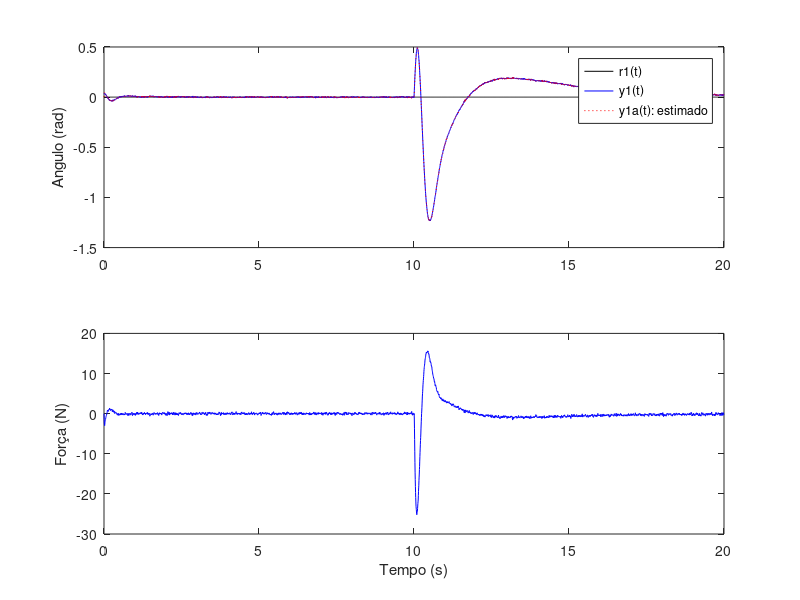
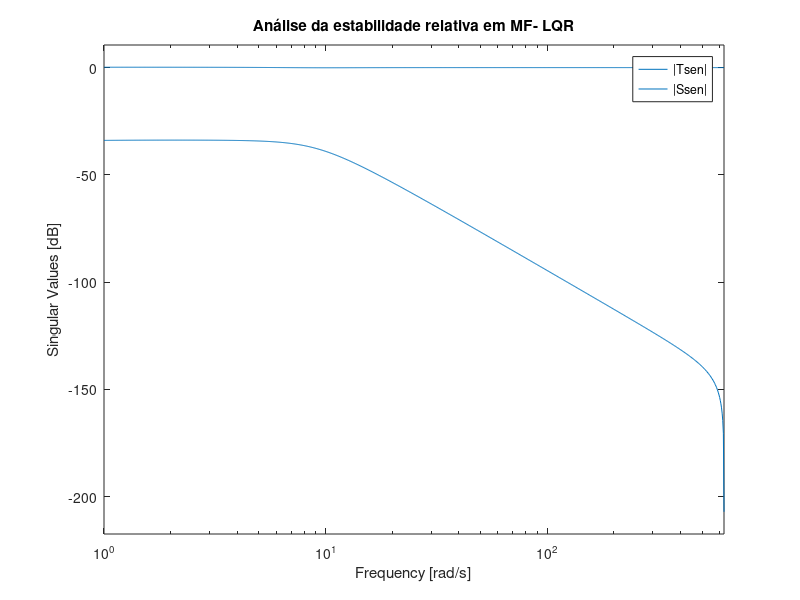
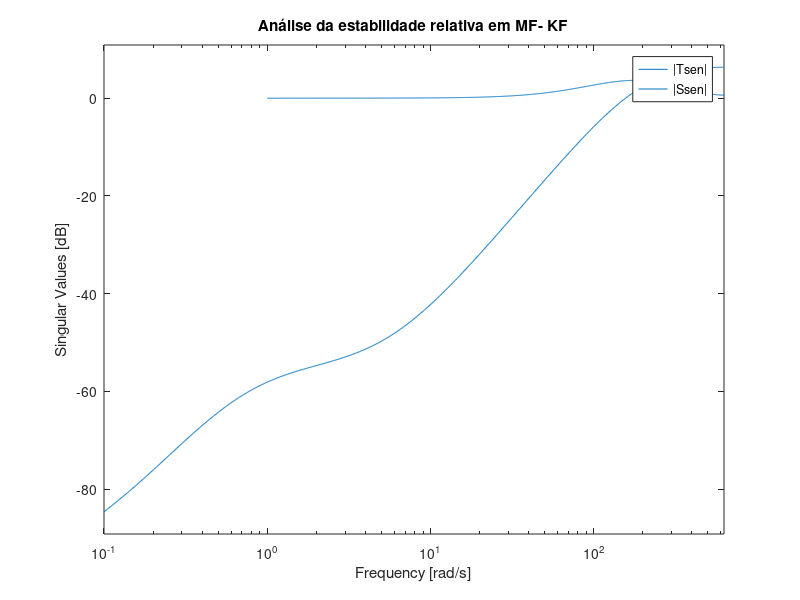

Reproduce these figures in MATLAB, in order.
%% Atividade 03: Análise da estabilidade relativa do controle digital do pêndulo invertido sobre carro (A2).
clear all; close all; clc;

%% Planta do pêndulo invertido 
% Ref.: https://ctms.engin.umich.edu/CTMS/index.php?example=InvertedPendulum&section=SystemModeling 
% A variável sensorialmente medida é a posição angular do pêndulo (em rad).
% Sinal de controle (u) é a Força aplicada sobre o carro (F) em Newtons.
% As variaveis de estado são:
    % x1 = x:       posição do carro em metros
    % x2 = x_dot:   velocidade do carro em m/s
    % x3 = phi:     angulo do pendulo (em rad)
    % x4 = phi_dot  velocidade angular do pendulo (rad/s)

%% Modelo em Espaço de Estados em Tempo Continuo
M = 0.5; m = 0.2; b = 0.1; I = 0.006; g = 9.8; l = 0.3; 
p = I*(M+m)+M*m*l^2; 

% Matrizes de estado
A = [0      1              0           0;
     0 -(I+m*l^2)*b/p  (m^2*g*l^2)/p   0;
     0      0              0           1;
     0 -(m*l*b)/p       m*g*l*(M+m)/p  0];

B = [   0; 
    (I+m*l^2)/p;
        0; 
      m*l/p];

C = [0 0 1 0]; ny = size(C,1); % sersor da posição angular do pêndulo
% C = [0 0 1 0; 0 0 1 0]; ny = size(C,1); % + sensor de posição do carro

D = zeros(ny,1);
    
sys_ss_c = ss(A,B,C,D, ...
    'statename', {'x' 'x_dot' 'phi' 'phi_dot'}, ...
    'inputname',{'u'}, ...
    'outputname', {'phi'})

% Analise dos poles e autovalores do sistema
disp('Autovalores contínuos do sistema:');
disp(eig(A)); % o polo 5.5651 é instavel (está no semiplano direito do plano s)

% Plot dos polos no plano S
% figure; rlocus(sys_ss_c);
% title('Disposição dos polos do modelo contínuo'); grid on; hold on;
% theta = linspace(0, 2*pi, 100);
% plot(cos(theta), sin(theta), '--', 'Color', [0.5 0.5 0.5]);
% axis equal;
% legend('Lugar da raiz', 'Círculo Unitário');

% Analise das maximas frequencias do sistema
disp('Verificando a frequência máxima do sistema:');
damp(sys_ss_c) 
f_max = max(damp(sys_ss_c));
disp(['> f_max = ' num2str(f_max) ' rad/s']);

%% Modelo em Espaço de Estado em Tempo Discreto 
v_factor = 200;                  % fator de velocidade da amostragem  
fs = (f_max*v_factor)/(2*pi);    % frequencia de amostragem (Hz) 
Ts = 1/fs;                       % periodo de amostragem (s) 
Ts = fix(v_factor*Ts)/v_factor; 

disp(['Período de Amostragem Ts = ' num2str(Ts) 's']);

% Discretizando o sistema
sys_ss_d = c2d(sys_ss_c, Ts)
[Ad, Bd, Cd, Dd] = ssdata(sys_ss_d);

% Compara o modelo contínuo com o discreto 
% Observa-se que os modelos divergem nas altas frequências.
% O sistema é instavel, pq na região de inversão de fase há o aumento do ganho.
% figure; bode(sys_ss_c, sys_ss_d); %title('Digrama de bode do modelo cont. e disc.');
% legend('Contínuo', 'Discreto', 'Location','southwest');

%% Modelo Aumentando em Espaço de Estado Discreto (adicionar o integrador)
Aa = [eye(ny, ny)   Cd*Ad;
      zeros(4, ny)  Ad];

Ba = [Cd*Bd;
       Bd];

Ca = [eye(ny, ny) zeros(ny, 4)];  

Da = Dd;

sys_ss_d_a = ss(Aa, Ba, Ca, Da, Ts,  ...
    'statename', {'x' 'x_dot' 'phi' 'phi_dot' 'int'}, ...
    'inputname',{'u'}, ...
    'outputname', {'phi'})

% figure; bode(sys_ss_d_a); grid; title('Digrama de bode do modelo aumentado');

% Analise dos poles e autovalores do sistema
disp('Autovalores discretos do sistema aumentado:');
disp(eig(Aa)); % o polo 1.0282 é instavel (está fora do circulo únitario no plano z)
               % aparentemente a variavel na posição pendulo já é uma
               % variavel integradora (a mesma se acumula ao longo do tempo)

%% Testes de Controlabilidade e Observabilidade
n = length(Aa);     % Número de variaveis de estado (o integrador é considerado)
Co = ctrb(Aa, Ba);  % Matriz de Controlabilidade
Ob = obsv(Aa, Ca);  % Matriz de Observabilidade

disp('Verificação da Controlabilidade:');
disp(['> rank(Co) = ' num2str(rank(Co))]);
if rank(Co) == n
    disp(['== ' num2str(n) ' - O sistema é controlável' ]);
else
    disp(['!= ' num2str(n) ' - O sistema não é controlável' ]);
end

disp('Verificação da Observabilidade:');
disp(['> rank(Ob) = ' num2str(rank(Ob))]);
if rank(Ob) == n
    disp(['== ' num2str(n) ' - O sistema é observável' ]);
else
    disp(['!= ' num2str(n) ' - O sistema não é observável' ]);
end

%% Controlador LQR
disp('Controlador LQR');
%Teste 0
             % y1  x  x_dot  phi  phi_dot  
Q_lqr = diag([ 1   1    1     1      1 ]);  % peso das variaveis 
R_lqr = 1;                                  % peso do esforço de controle

% Teste1
% Q_lqr = diag([0.1 0.1 100 0.1 0.5]); % peso alto para phi
% R_lqr = 1; % controle ainda penalizado normalmente
 
% Teste2
% Q_lqr = diag([1 1 100 1 1]);
% R_lqr = 10;

% Teste3
% Q_lqr = diag([1 10 100 10 1]);
% R_lqr = 1;

disp('Verificação da Detectabilidade (p/ o LQR):');
Ob_dec_lqr = obsv(Aa', sqrt(Q_lqr)');
disp(['> rank(obsv(Aa^(T), sqrt(Q_lqr)^(T))) = ' num2str(rank(Ob_dec_lqr))]);

if rank(Ob_dec_lqr) == n
    disp(['== ' num2str(n) ' - O sistema é detectável' ]);
else
    disp(['!= ' num2str(n) ' - O sistema não é detectável' ]);
end

% Calculo da matriz P pela Equação a Diferenças de Riccati
P = 1e6*eye(n, n); p_samples = 1000; 
for i = 1:p_samples
    P = Aa'*P*Aa -Aa'*P*Ba*inv(Ba'*P*Ba+R_lqr)*Ba'*P*Aa+Q_lqr;
    traceP(i)=trace(P); 
end
% figure; plot(traceP); ylabel('Traço de P - LQR'); xlabel('Amostras');

% Calculo do Ganho
K = ( Aa'*P*Ba*inv(Ba'*P*Ba+R_lqr) )';
disp('LQG K = '); disp(K);

% Analise dos poles e autovalores do sistema
disp('Autovalores do controlador LQR:');
disp(eig(Aa-Ba*K)); % precisam ser estaveis (está dentro do circulo únitario no plano z)

%% Filtro de Kalman
disp('Filtro de Kalman');
             % y1  x  x_dot  phi  phi_dot  
Q_kf = diag([ 1   1    1     1      1 ]);  % peso das variaveis 
R_kf = 1;                                  % ruído da medição

disp('Verificação da Detectabilidade (p/ o Filtro de Kalman):');
Ob_dec_kf = obsv(Aa', sqrt(Q_kf)');
disp(['> rank(obsv(Aa^(T), sqrt(Q_kf)^(T))) = ' num2str(rank(Ob_dec_kf))]);

if rank(Ob_dec_kf) == n
    disp(['== ' num2str(n) ' - O sistema é detectável' ]);
else
    disp(['!= ' num2str(n) ' - O sistema não é detectável' ]);
end

% Calculo da matriz P pela Equação a Diferenças de Riccati
Po = 1e6*eye(n, n); p_samples = 1000; 
for i = 1:p_samples
    Po = Aa*Po*Aa' -Aa*Po*Ca'*inv(Ca*Po*Ca'+R_kf)*Ca*Po*Aa'+Q_kf;
    tracePo(i)=trace(Po); 
end
% figure; plot(tracePo); ylabel('Traço de P - Filtros de Kalman'); xlabel('Amostras');

% Calculo do Ganho
L = ( Aa*Po*Ca'*inv(Ca*Po*Ca'+R_kf) );
disp('KF L = '); disp(L);

% Analise dos poles e autovalores do sistema
disp('Autovalores do filtros de Kalman:');
disp(eig(Aa-L*Ca)); % precisam ser estaveis (está dentro do circulo únitario no plano z)

%% Simulação do controlador LQG
t_f = 20;           % temos de simulação
N = round(t_f/Ts);  % número de amostras
t = 0:Ts:N*Ts-Ts;   % vetor de tempo discreto
    
    % Sinal de referencia
    r1(1:5) = 0; r1(6:N) = 0;

    % Disturbios na entrada e saida
    w1 = 0*wgn(1, N, 1e-3, 'linear'); % ruido
    w2(1:round(N/2)) = 0; w2(round(N/2)+1:N) = 1*0.0349; % deformação de ~2 graus sobre o pendulo

    v1 = 1*wgn(1, N, 1e-5, 'linear'); % ruido no sensor
    v2(1:round(N/2)) = 0; v2(round(N/2)+1:N) =+0.2*0;

    % Condições iniciais do modelo nominal
                % x  x_dot    phi    phi_dot
    x(:,:, 1) = [0;  0;    0.0349;     0];   % entrada
    y(:,:, 1) = C*x(:,:, 1);                 % saida
    u(1) = 0;                                % sinal de controle

    % Condições iniciais do modelo aumentado
                % y1  x  x_dot  phi  phi_dot
    xa(:,:, 1) = [0;  0;    0;     0;     0];   % entrada
    ya(:,:, 1) = Ca*xa(:,:, 1);                 % saida
    du(1) = 0;                                  % sinal de controle

    % Condições iniciais das variaveis estimadas
    x1e(1)= 0; x2e(1)= 0; x3e(1)= 0; x4e(1)= 0;

for k = 2:N
    % Modelo em espaço de estados
    x(:,:, k) = Ad*x(:,:, k-1) + Bd*u(k-1) + [0; 0; 1; 0]*w2(k-1); 
    y(:,:, k) = Cd*x(:,:, k) + v1(k) + v2(k);

    % Modelo em espaço de estados aumentado com o filtro de Kalman
    xa(:,:, k) = Aa*xa(:,:, k-1) + Ba*du(k-1) + L*(y(:,:, k-1) - ya(:,:, k-1));
    ya(:,:, k) = Ca*xa(:,:, k);

    % Estimação das variaveis
    x1e(k) = x1e(k-1) + xa(2, k);
    x2e(k) = x2e(k-1) + xa(3, k);
    x3e(k) = x3e(k-1) + xa(4, k);
    x4e(k) = x4e(k-1) + xa(5, k);

    % Lei de controle de realimentação de estados
    du(k) = K*([r1(k); 0; 0; 0; 0] - xa(:,:, k));

    % Passando du(k) pelo integrador discreto   
    u(k) = u(k-1) + du(k);
end

% Plots
figure;
subplot(211)
    plot(t, r1, 'k'); hold;
    plot(t, y(1,:),'b'); plot(t, ya(1,:), ':r');
    legend('r1(t)', 'y1(t)', 'y1a(t): estimado');
    ylabel('Angulo (rad)');
subplot(212)
    plot(t, u, 'b'); xlabel('Tempo (s)'); ylabel('Força (N)');

% figure;
% subplot(411)
%     plot(t,xa(1,:),'r');
%     ylabel('xa_1(t)');
%     %title('Variáveis de estado do estimador aumentado');
% 
% subplot(412)
%     plot(t,xa(2,:),'r');
%     ylabel('xa_2(t)');
% 
% subplot(413)
%     plot(t,xa(3,:),'r');
%     ylabel('xa_3(t)');
% 
% subplot(414)
%     plot(t,xa(4,:),'r');
%     ylabel('xa_4(t)');

 %% Cálculo da Função Custo J (modelo aumentado)
J = 0;
for k = 1:N
    Jx(k) = xa(:,k)' * Q_lqr * xa(:,k);   % custo do estado
    Ju(k) = u(k)' * R_lqr * u(k);         % custo do controle
    J = J + Jx(k) + Ju(k);                % custo acumulado
end

disp('Custo J = '); disp(J);

%% Análise da estabilidade relativa - LQR
disp("Análise da estabilidade relativa - LQR");
% Método 1 - Análise em MA
clear Tsen Ssen mt ms GmdB Pmdeg
    % Usado apenas em sist. estáveis, com elevados ganhos nas baixas e
    % medias freq. e atenuação das altas freq. em MA
    % Proibido para casos instáveis, gerando análises incorretas como 
    % ganhos passando abaixo do 0dB. 

% figure; bode(ss(Aa, Ba, K, D)); title('Análise da estabilidade em MA - LQR');

% Método 2 - Análise em MF (via funções de sensibilidade)
clear Tsen Ssen mt ms GmdB Pmdeg
    % Supondo o caso SISO, em que apenas r1 em r é um sinal não nulo, temos:
        % u = k1r1 - Kx
        % x_dot = Ax + Bu = Ax + B(k1r1 - Kx) = (A-BK)x + (Bk1)r1
        % y = Cx

Tsen = ss(Aa-Ba*K, Ba*K(1), Ca, Da, Ts);   % função sensibilidade complementar
Ssen = eye(ny,ny) - Tsen;                  % função sensibilidade

mt = max( sigma(Tsen) ); ms = max( sigma(Ssen) );

GmdB = min( 20*log10(ms/(ms-1)), 20*log10(1+(1/mt)) );
Pmdeg = (180/pi)*min( (2*asin(1/(2*ms)) ), (2*asin(1/(2*mt)) ) );

disp('GmdB = '); disp(GmdB); disp('Pmdeg = '); disp(Pmdeg);

figure; sigma(Tsen); hold; sigma(Ssen); grid;
legend('|Tsen|','|Ssen|'); title('Análise da estabilidade relativa em MF- LQR');


%% Análise da estabilidade relativa - Filtro de Kalman
disp("Análise da estabilidade relativa- KF");
clear Tsen Ssen mt ms GmdB Pmdeg
% Método 1 - Análise em MA
    % x_dot_point = Ax_dot + Bu + Ly
    % y_dot = Cx_dot
    % Tsem = ss(Aa, L, Ca, Da);

% figure; bode(ss(Aa, L, Ca, Da)); title('Análise da estabilidade em MA - KF');

% Método 2 - Análise em MF (via funções de sensibilidade)
    % x_dot_point = Ax_dot + Bu + L(y - y_dot) = (A-CL)x_dot + Bu + Ly
    % y_dot = Cx_dot
clear Tsen Ssen mt ms GmdB Pmdeg

Tsen = ss(Aa-L*Ca, L, Ca, Da, Ts);     % função sensibilidade complementar
Ssen = eye(ny,ny) - Tsen;              % função sensibilidade

mt = max( sigma(Tsen) ); ms = max( sigma(Ssen) );

% A margem é maior ou igual a isso, logo esse é o pior caso
GmdB = min( 20*log10(ms/(ms-1)), 20*log10(1+(1/mt)) );
Pmdeg = (180/pi)*min( (2*asin(1/(2*ms)) ), (2*asin(1/(2*mt)) ) );

disp('GmdB = '); disp(GmdB); disp('Pmdeg = '); disp(Pmdeg);

figure; sigma(Tsen); hold; sigma(Ssen); grid;
legend('|Tsen|','|Ssen|'); title('Análise da estabilidade relativa em MF- KF');


%% Análise da estabilidade relativa - LQG
disp("Análise da estabilidade relativa - LQG");
% Método 1 - Análise em MA
clear Tsen Ssen mt ms GmdB Pmdeg


% Método 2 - Análise em MF (via funções de sensibilidade)
clear Tsen Ssen mt ms GmdB Pmdeg